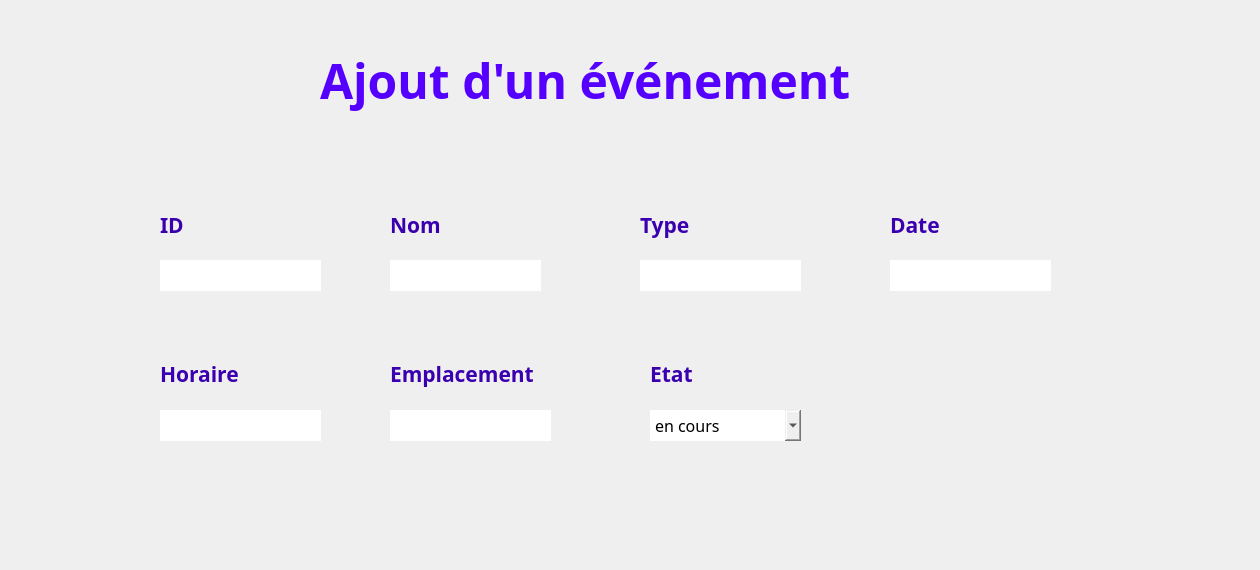
      <widget class="QWidget" name="page_3">
       <widget class="QLineEdit" name="input_empl">
        <property name="geometry">
         <rect>
          <x>390</x>
          <y>410</y>
          <width>161</width>
          <height>31</height>
         </rect>
        </property>
        <property name="font">
         <font>
          <family>Javanese Text</family>
          <pointsize>12</pointsize>
         </font>
        </property>
        <property name="styleSheet">
         <string notr="true">#input_empl {
background-color: transparent;
border-image: url(:champs.png);
background: none;
border: none;
background-repeat: none;
}
</string>
        </property>
       </widget>
       <widget class="QLineEdit" name="input_date">
        <property name="geometry">
         <rect>
          <x>890</x>
          <y>260</y>
          <width>161</width>
          <height>31</height>
         </rect>
        </property>
        <property name="font">
         <font>
          <family>Javanese Text</family>
          <pointsize>12</pointsize>
         </font>
        </property>
        <property name="styleSheet">
         <string notr="true">#input_date {
background-color: transparent;
border-image: url(:champs.png);
background: none;
border: none;
background-repeat: none;
}
</string>
        </property>
       </widget>
       <widget class="QLineEdit" name="input_id">
        <property name="geometry">
         <rect>
          <x>160</x>
          <y>260</y>
          <width>161</width>
          <height>31</height>
         </rect>
        </property>
        <property name="font">
         <font>
          <family>Javanese Text</family>
          <pointsize>12</pointsize>
         </font>
        </property>
        <property name="styleSheet">
         <string notr="true">#input_id {
background-color: transparent;
border-image: url(:champs.png);
background: none;
border: none;
background-repeat: none;
}
</string>
        </property>
       </widget>
       <widget class="QPushButton" name="pushButton_save">
        <property name="geometry">
         <rect>
          <x>980</x>
          <y>470</y>
          <width>141</width>
          <height>41</height>
         </rect>
        </property>
        <property name="styleSheet">
         <string notr="true">#pushButton_save{
background-color: transparent;
border-image: url(:Ajouter.png);
background: none;
border: none;
background-repeat: none;
}
#pushButton_save:hover{
background-color: transparent;
border-image: url(:Ajouter_P.png);
background: none;
border: none;
background-repeat: none;
}</string>
        </property>
        <property name="text">
         <string/>
        </property>
       </widget>
       <widget class="QLineEdit" name="input_nom">
        <property name="geometry">
         <rect>
          <x>390</x>
          <y>260</y>
          <width>151</width>
          <height>31</height>
         </rect>
        </property>
        <property name="font">
         <font>
          <family>Javanese Text</family>
          <pointsize>12</pointsize>
         </font>
        </property>
        <property name="styleSheet">
         <string notr="true">#input_nom{
background-color: transparent;
border-image: url(:champs.png);
background: none;
border: none;
background-repeat: none;
}
</string>
        </property>
       </widget>
       <widget class="QLineEdit" name="input_type">
        <property name="geometry">
         <rect>
          <x>640</x>
          <y>260</y>
          <width>161</width>
          <height>31</height>
         </rect>
        </property>
        <property name="font">
         <font>
          <family>Javanese Text</family>
          <pointsize>12</pointsize>
         </font>
        </property>
        <property name="styleSheet">
         <string notr="true">#input_type {
background-color: transparent;
border-image: url(:champs.png);
background: none;
border: none;
background-repeat: none;
}
</string>
        </property>
       </widget>
       <widget class="QLineEdit" name="input_hor">
        <property name="geometry">
         <rect>
          <x>160</x>
          <y>410</y>
          <width>161</width>
          <height>31</height>
         </rect>
        </property>
        <property name="font">
         <font>
          <family>Javanese Text</family>
          <pointsize>12</pointsize>
         </font>
        </property>
        <property name="styleSheet">
         <string notr="true">#input_hor {
background-color: transparent;
border-image: url(:champs.png);
background: none;
border: none;
background-repeat: none;
}
</string>
        </property>
       </widget>
       <widget class="QPushButton" name="pushButton_cancel">
        <property name="geometry">
         <rect>
          <x>980</x>
          <y>520</y>
          <width>141</width>
          <height>41</height>
         </rect>
        </property>
        <property name="styleSheet">
         <string notr="true">#pushButton_cancel {
background-color: transparent;
border-image: url(:Annuler.png);
background: none;
border: none;
background-repeat: none;
}
#pushButton_cancel:hover{
background-color: transparent;
border-image: url(:Annuler_P.png);
background: none;
border: none;
background-repeat: none;
}</string>
        </property>
        <property name="text">
         <string/>
        </property>
       </widget>
       <widget class="QLabel" name="icon_2">
        <property name="geometry">
         <rect>
          <x>560</x>
          <y>80</y>
          <width>691</width>
          <height>371</height>
         </rect>
        </property>
        <property name="mouseTracking">
         <bool>false</bool>
        </property>
        <property name="styleSheet">
         <string notr="true">#icon{
background-color: transparent;
border-image: none;
background: none;
border: none;
background-repeat: none;
}</string>
        </property>
        <property name="frameShape">
         <enum>QFrame::NoFrame</enum>
        </property>
        <property name="text">
         <string/>
        </property>
        <property name="pixmap">
         <pixmap>../logo.jpg</pixmap>
        </property>
       </widget>
       <widget class="QComboBox" name="input_etat">
        <property name="geometry">
         <rect>
          <x>650</x>
          <y>410</y>
          <width>151</width>
          <height>31</height>
         </rect>
        </property>
        <property name="font">
         <font>
          <family>Javanese Text</family>
          <pointsize>12</pointsize>
         </font>
        </property>
        <property name="styleSheet">
         <string notr="true">#input_etat{
background-color: transparent;
border-image: url(:champs.png);
background: none;
border: none;
background-repeat: none;
}

</string>
        </property>
        <item>
         <property name="text">
          <string>en cours</string>
         </property>
        </item>
        <item>
         <property name="text">
          <string>passe</string>
         </property>
        </item>
        <item>
         <property name="text">
          <string>annule</string>
         </property>
        </item>
       </widget>
       <widget class="QLabel" name="label_40">
        <property name="geometry">
         <rect>
          <x>320</x>
          <y>30</y>
          <width>681</width>
          <height>101</height>
         </rect>
        </property>
        <property name="font">
         <font>
          <family>Segoe Print</family>
         </font>
        </property>
        <property name="styleSheet">
         <string notr="true">#label_16 {
background-color: transparent;
background: none;
border: none;
background-repeat: none;
}
</string>
        </property>
        <property name="text">
         <string>&lt;html&gt;&lt;head/&gt;&lt;body&gt;&lt;p&gt;&lt;span style=&quot; font-size:36pt; font-weight:600; color:#5500ff;&quot;&gt;Ajout d'un événement&lt;/span&gt;&lt;/p&gt;&lt;/body&gt;&lt;/html&gt;</string>
        </property>
        <property name="textFormat">
         <enum>Qt::AutoText</enum>
        </property>
        <property name="scaledContents">
         <bool>false</bool>
        </property>
       </widget>
       <widget class="QLabel" name="label_209">
        <property name="geometry">
         <rect>
          <x>390</x>
          <y>210</y>
          <width>71</width>
          <height>31</height>
         </rect>
        </property>
        <property name="palette">
         <palette>
          <active>
           <colorrole role="WindowText">
            <brush brushstyle="SolidPattern">
             <color alpha="255">
              <red>4</red>
              <green>7</green>
              <blue>62</blue>
             </color>
            </brush>
           </colorrole>
          </active>
          <inactive>
           <colorrole role="WindowText">
            <brush brushstyle="SolidPattern">
             <color alpha="255">
              <red>4</red>
              <green>7</green>
              <blue>62</blue>
             </color>
            </brush>
           </colorrole>
          </inactive>
          <disabled>
           <colorrole role="WindowText">
            <brush brushstyle="SolidPattern">
             <color alpha="255">
              <red>120</red>
              <green>120</green>
              <blue>120</blue>
             </color>
            </brush>
           </colorrole>
          </disabled>
         </palette>
        </property>
        <property name="font">
         <font>
          <family>Corbel</family>
         </font>
        </property>
        <property name="text">
         <string>&lt;html&gt;&lt;head/&gt;&lt;body&gt;&lt;p&gt;&lt;span style=&quot; font-size:16pt; font-weight:600; color:#3a00af;&quot;&gt;Nom&lt;/span&gt;&lt;/p&gt;&lt;/body&gt;&lt;/html&gt;</string>
        </property>
       </widget>
       <widget class="QLabel" name="label_210">
        <property name="geometry">
         <rect>
          <x>160</x>
          <y>359</y>
          <width>91</width>
          <height>31</height>
         </rect>
        </property>
        <property name="palette">
         <palette>
          <active>
           <colorrole role="WindowText">
            <brush brushstyle="SolidPattern">
             <color alpha="255">
              <red>4</red>
              <green>7</green>
              <blue>62</blue>
             </color>
            </brush>
           </colorrole>
          </active>
          <inactive>
           <colorrole role="WindowText">
            <brush brushstyle="SolidPattern">
             <color alpha="255">
              <red>4</red>
              <green>7</green>
              <blue>62</blue>
             </color>
            </brush>
           </colorrole>
          </inactive>
          <disabled>
           <colorrole role="WindowText">
            <brush brushstyle="SolidPattern">
             <color alpha="255">
              <red>120</red>
              <green>120</green>
              <blue>120</blue>
             </color>
            </brush>
           </colorrole>
          </disabled>
         </palette>
        </property>
        <property name="font">
         <font>
          <family>Corbel</family>
         </font>
        </property>
        <property name="text">
         <string>&lt;html&gt;&lt;head/&gt;&lt;body&gt;&lt;p&gt;&lt;span style=&quot; font-size:16pt; font-weight:600; color:#3a00af;&quot;&gt;Horaire&lt;/span&gt;&lt;/p&gt;&lt;/body&gt;&lt;/html&gt;</string>
        </property>
       </widget>
       <widget class="QLabel" name="label_211">
        <property name="geometry">
         <rect>
          <x>650</x>
          <y>359</y>
          <width>71</width>
          <height>31</height>
         </rect>
        </property>
        <property name="palette">
         <palette>
          <active>
           <colorrole role="WindowText">
            <brush brushstyle="SolidPattern">
             <color alpha="255">
              <red>4</red>
              <green>7</green>
              <blue>62</blue>
             </color>
            </brush>
           </colorrole>
          </active>
          <inactive>
           <colorrole role="WindowText">
            <brush brushstyle="SolidPattern">
             <color alpha="255">
              <red>4</red>
              <green>7</green>
              <blue>62</blue>
             </color>
            </brush>
           </colorrole>
          </inactive>
          <disabled>
           <colorrole role="WindowText">
            <brush brushstyle="SolidPattern">
             <color alpha="255">
              <red>120</red>
              <green>120</green>
              <blue>120</blue>
             </color>
            </brush>
           </colorrole>
          </disabled>
         </palette>
        </property>
        <property name="font">
         <font>
          <family>Corbel</family>
         </font>
        </property>
        <property name="text">
         <string>&lt;html&gt;&lt;head/&gt;&lt;body&gt;&lt;p&gt;&lt;span style=&quot; font-size:16pt; font-weight:600; color:#3a00af;&quot;&gt;Etat&lt;/span&gt;&lt;/p&gt;&lt;/body&gt;&lt;/html&gt;</string>
        </property>
       </widget>
       <widget class="QLabel" name="label_212">
        <property name="geometry">
         <rect>
          <x>640</x>
          <y>210</y>
          <width>71</width>
          <height>31</height>
         </rect>
        </property>
        <property name="palette">
         <palette>
          <active>
           <colorrole role="WindowText">
            <brush brushstyle="SolidPattern">
             <color alpha="255">
              <red>4</red>
              <green>7</green>
              <blue>62</blue>
             </color>
            </brush>
           </colorrole>
          </active>
          <inactive>
           <colorrole role="WindowText">
            <brush brushstyle="SolidPattern">
             <color alpha="255">
              <red>4</red>
              <green>7</green>
              <blue>62</blue>
             </color>
            </brush>
           </colorrole>
          </inactive>
          <disabled>
           <colorrole role="WindowText">
            <brush brushstyle="SolidPattern">
             <color alpha="255">
              <red>120</red>
              <green>120</green>
              <blue>120</blue>
             </color>
            </brush>
           </colorrole>
          </disabled>
         </palette>
        </property>
        <property name="font">
         <font>
          <family>Corbel</family>
         </font>
        </property>
        <property name="text">
         <string>&lt;html&gt;&lt;head/&gt;&lt;body&gt;&lt;p&gt;&lt;span style=&quot; font-size:16pt; font-weight:600; color:#3a00af;&quot;&gt;Type&lt;/span&gt;&lt;/p&gt;&lt;/body&gt;&lt;/html&gt;</string>
        </property>
       </widget>
       <widget class="QLabel" name="label_213">
        <property name="geometry">
         <rect>
          <x>890</x>
          <y>210</y>
          <width>71</width>
          <height>31</height>
         </rect>
        </property>
        <property name="palette">
         <palette>
          <active>
           <colorrole role="WindowText">
            <brush brushstyle="SolidPattern">
             <color alpha="255">
              <red>4</red>
              <green>7</green>
              <blue>62</blue>
             </color>
            </brush>
           </colorrole>
          </active>
          <inactive>
           <colorrole role="WindowText">
            <brush brushstyle="SolidPattern">
             <color alpha="255">
              <red>4</red>
              <green>7</green>
              <blue>62</blue>
             </color>
            </brush>
           </colorrole>
          </inactive>
          <disabled>
           <colorrole role="WindowText">
            <brush brushstyle="SolidPattern">
             <color alpha="255">
              <red>120</red>
              <green>120</green>
              <blue>120</blue>
             </color>
            </brush>
           </colorrole>
          </disabled>
         </palette>
        </property>
        <property name="font">
         <font>
          <family>Corbel</family>
         </font>
        </property>
        <property name="text">
         <string>&lt;html&gt;&lt;head/&gt;&lt;body&gt;&lt;p&gt;&lt;span style=&quot; font-size:16pt; font-weight:600; color:#3a00af;&quot;&gt;Date&lt;/span&gt;&lt;/p&gt;&lt;/body&gt;&lt;/html&gt;</string>
        </property>
       </widget>
       <widget class="QLabel" name="label_214">
        <property name="geometry">
         <rect>
          <x>390</x>
          <y>359</y>
          <width>171</width>
          <height>31</height>
         </rect>
        </property>
        <property name="palette">
         <palette>
          <active>
           <colorrole role="WindowText">
            <brush brushstyle="SolidPattern">
             <color alpha="255">
              <red>4</red>
              <green>7</green>
              <blue>62</blue>
             </color>
            </brush>
           </colorrole>
          </active>
          <inactive>
           <colorrole role="WindowText">
            <brush brushstyle="SolidPattern">
             <color alpha="255">
              <red>4</red>
              <green>7</green>
              <blue>62</blue>
             </color>
            </brush>
           </colorrole>
          </inactive>
          <disabled>
           <colorrole role="WindowText">
            <brush brushstyle="SolidPattern">
             <color alpha="255">
              <red>120</red>
              <green>120</green>
              <blue>120</blue>
             </color>
            </brush>
           </colorrole>
          </disabled>
         </palette>
        </property>
        <property name="font">
         <font>
          <family>Corbel</family>
         </font>
        </property>
        <property name="text">
         <string>&lt;html&gt;&lt;head/&gt;&lt;body&gt;&lt;p&gt;&lt;span style=&quot; font-size:16pt; font-weight:600; color:#3a00af;&quot;&gt;Emplacement&lt;/span&gt;&lt;/p&gt;&lt;/body&gt;&lt;/html&gt;</string>
        </property>
       </widget>
       <widget class="QLabel" name="label_215">
        <property name="geometry">
         <rect>
          <x>160</x>
          <y>210</y>
          <width>41</width>
          <height>31</height>
         </rect>
        </property>
        <property name="palette">
         <palette>
          <active>
           <colorrole role="WindowText">
            <brush brushstyle="SolidPattern">
             <color alpha="255">
              <red>4</red>
              <green>7</green>
              <blue>62</blue>
             </color>
            </brush>
           </colorrole>
          </active>
          <inactive>
           <colorrole role="WindowText">
            <brush brushstyle="SolidPattern">
             <color alpha="255">
              <red>4</red>
              <green>7</green>
              <blue>62</blue>
             </color>
            </brush>
           </colorrole>
          </inactive>
          <disabled>
           <colorrole role="WindowText">
            <brush brushstyle="SolidPattern">
             <color alpha="255">
              <red>120</red>
              <green>120</green>
              <blue>120</blue>
             </color>
            </brush>
           </colorrole>
          </disabled>
         </palette>
        </property>
        <property name="font">
         <font>
          <family>Corbel</family>
         </font>
        </property>
        <property name="text">
         <string>&lt;html&gt;&lt;head/&gt;&lt;body&gt;&lt;p&gt;&lt;span style=&quot; font-size:16pt; font-weight:600; color:#3a00af;&quot;&gt;ID&lt;/span&gt;&lt;/p&gt;&lt;/body&gt;&lt;/html&gt;</string>
        </property>
       </widget>
       <zorder>icon_2</zorder>
       <zorder>input_empl</zorder>
       <zorder>input_date</zorder>
       <zorder>input_id</zorder>
       <zorder>pushButton_save</zorder>
       <zorder>input_nom</zorder>
       <zorder>input_type</zorder>
       <zorder>input_hor</zorder>
       <zorder>pushButton_cancel</zorder>
       <zorder>input_etat</zorder>
       <zorder>label_40</zorder>
       <zorder>label_209</zorder>
       <zorder>label_210</zorder>
       <zorder>label_211</zorder>
       <zorder>label_212</zorder>
       <zorder>label_213</zorder>
       <zorder>label_214</zorder>
       <zorder>label_215</zorder>
      </widget>
